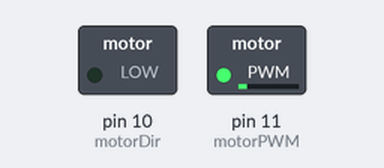
Recording of a sketch running on a simulated Arduino Uno, built with avr-gcc and run on an emulated ATmega328P. On the bench: switched loads named in the sketch (green lamp = pin HIGH).

Above: at 0.05 s.
At 9.95 s:
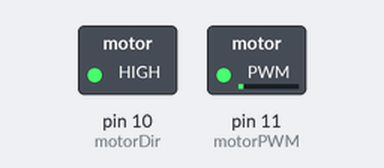
Timing chart, 0 to 13.0 s (numbered marks = the images above):
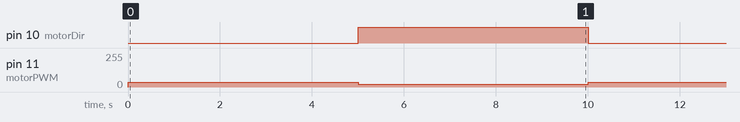

The sketch:

MotorDriverTest.ino
```cpp
const int motorPWM = 11; const int motorDir = 10;

void setup() {
  Serial.begin(9600);
  pinMode(motorPWM, OUTPUT);
  pinMode(motorDir, OUTPUT);
}

void loop() {
  digitalWrite(motorDir, LOW);
  analogWrite(motorPWM, 35);
  delay(5000);
  digitalWrite(motorDir, HIGH);
  analogWrite(motorPWM, 20);
  delay(5000);
}
```

Measured:
- by itself, pin 10 (motorDir): alternates HIGH for 5.0 s and LOW for 5.0 s
- by itself, pin 11 (motorPWM): alternates 35/255 for 5.0 s and 20/255 for 5.0 s
